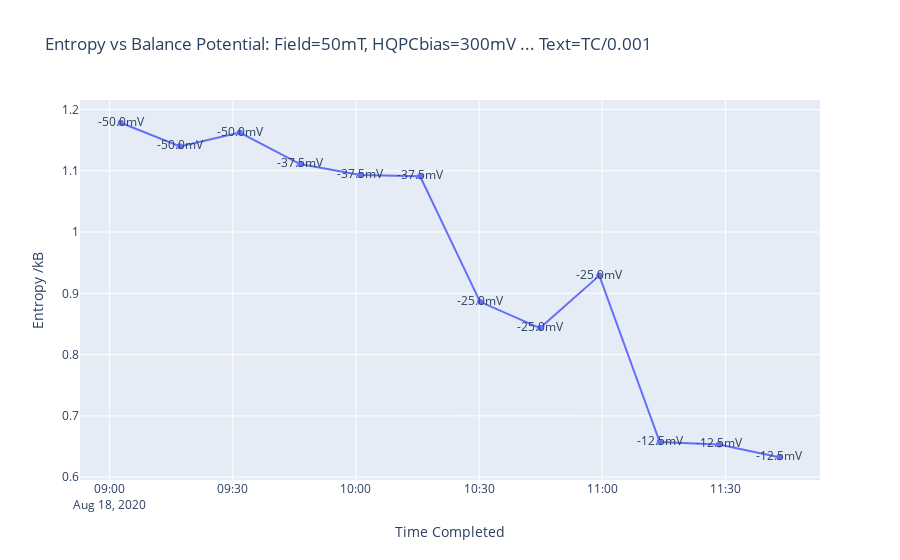

The notebook cell this image was saved under:
### Code cell
dats = get_dats(range(448, 460))
for dat in dats:
    Fixes._add_magy(dat)  # Adds temporary magy field to Other.magy
dss = [dat.SquareEntropy.Processed.outputs.entropy_fit.best_values.dS for dat in dats]
times = [pd.Timestamp(dat.Logs.time_completed) for dat in dats]

balance_potentials = [dat.AWG.AWs[1][0][1] for dat in dats]
hqpc_bias = dats[0].AWG.AWs[0][0][1]
fixed_field = dats[0].Other.magy.field
import plotly.express as px
fig = px.line(x=times, y=dss, labels={'x': 'Time Completed', 'y': 'Entropy /kB'}, title=f'Entropy vs Balance Potential: Field={fixed_field:.0f}mT, HQPCbias={hqpc_bias:.0f}mV ... Text=TC/0.001', text=[f'{bp:.1f}mV' for bp in balance_potentials])
fig

### Figure 1 — Plotly figure (JSON) as saved in the notebook; plotly's stock layout.template omitted (floating-point values rounded to 4 significant figures)
{"data": [{"hovertemplate": "Time Completed=%{x}<br>Entropy /kB=%{y}<br>text=%{text}<extra></extra>", "legendgroup": "", "line": {"color": "#636efa", "dash": "solid"}, "mode": "lines+markers+text", "name": "", "orientation": "v", "showlegend": false, "text": ["-50.0mV", "-50.0mV", "-50.0mV", "-37.5mV", "-37.5mV", "-37.5mV", "-25.0mV", "-25.0mV", "-25.0mV", "-12.5mV", "-12.5mV", "-12.5mV"], "type": "scatter", "x": ["2020-08-18T09:02:42", "2020-08-18T09:17:08", "2020-08-18T09:31:42", "2020-08-18T09:46:24", "2020-08-18T10:01:01", "2020-08-18T10:15:38", "2020-08-18T10:30:15", "2020-08-18T10:44:50", "2020-08-18T10:59:18", "2020-08-18T11:14:01", "2020-08-18T11:28:28", "2020-08-18T11:43:08"], "xaxis": "x", "y": [1.178, 1.14, 1.162, 1.111, 1.093, 1.091, 0.8861, 0.8432, 0.9289, 0.6573, 0.6534, 0.6325], "yaxis": "y"}], "layout": {"autosize": true, "legend": {"tracegroupgap": 0}, "title": {"text": "Entropy vs Balance Potential: Field=50mT, HQPCbias=300mV ... Text=TC/0.001"}, "xaxis": {"anchor": "y", "autorange": true, "domain": [0, 1], "range": ["2020-08-18 08:53:07.1339", "2020-08-18 11:52:42.8661"], "title": {"text": "Time Completed"}, "type": "date"}, "yaxis": {"anchor": "x", "autorange": true, "domain": [0, 1], "range": [0.5925, 1.218], "title": {"text": "Entropy /kB"}, "type": "linear"}}}
